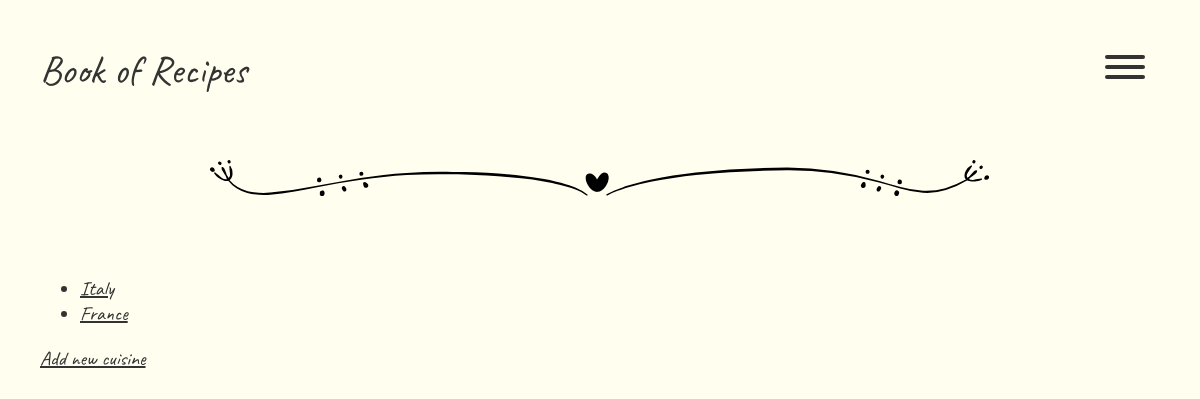
The page /cuisines/ on the database as committed earlier.
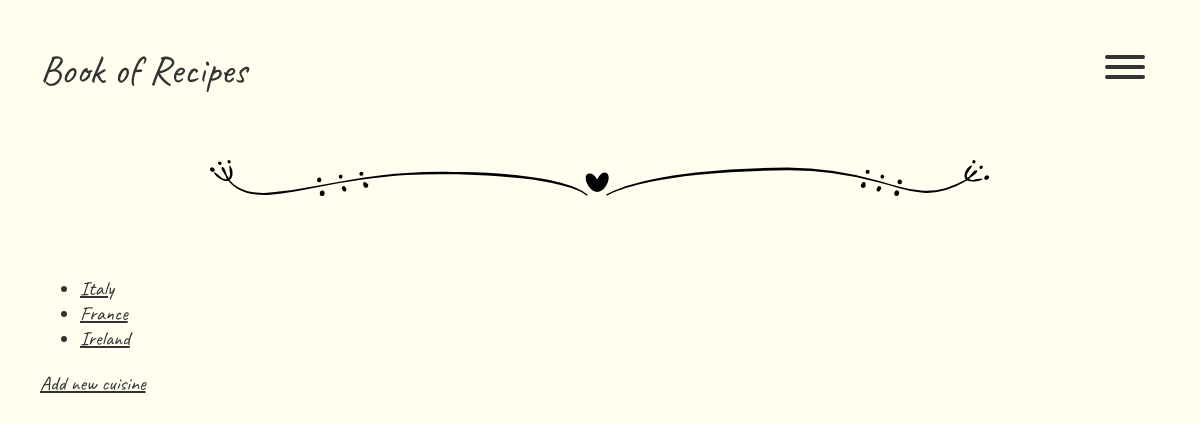
The same page on the database as committed later.
### recipes/models.py (models this page shows, shortened)
class Cuisine(models.Model):
    name = models.CharField(max_length=50)

### recipes/views.py (the view)
# urls.py: path('cuisines/', views.CuisinesView.as_view(), name='cuisines'),
class CuisinesView(generic.ListView):
    template_name = 'recipes/cuisine/cuisines.html'
    context_object_name = 'cuisines'
    def get_queryset(self):
        return Cuisine.objects.all()

### recipes/templates/recipes/cuisine/cuisines.html (shortened to what this page needs)
{% extends 'recipes/base.html' %}
{% block content %}
  <main class="main-content">
    {% if cuisines %}
      <ul>
        {% for cuisine in cuisines %}
          <li><a href="{% url 'cuisine' cuisine.id %}">{{ cuisine.name }}</a></li>
        {% endfor %}
      </ul>
    {% else %}
      <p>No cuisines are available.</p>
    {% endif %}
    <a href="{% url 'add_cuisine' %}">Add new cuisine</a>
  </main>
{% endblock %}

Rows that differ between the two databases and show on the page:
added Cuisine: name "Ireland"
